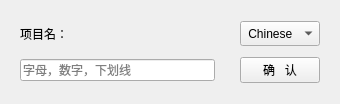
<?xml version="1.0" encoding="UTF-8"?>
<ui version="4.0">
 <class>project_name_widget</class>
 <widget class="QWidget" name="project_name_widget">
  <property name="geometry">
   <rect>
    <x>0</x>
    <y>0</y>
    <width>340</width>
    <height>104</height>
   </rect>
  </property>
  <property name="windowTitle">
   <string>请输入项目名称</string>
  </property>
  <layout class="QGridLayout" name="gridLayout">
   <property name="leftMargin">
    <number>20</number>
   </property>
   <property name="topMargin">
    <number>20</number>
   </property>
   <property name="rightMargin">
    <number>20</number>
   </property>
   <property name="bottomMargin">
    <number>20</number>
   </property>
   <property name="horizontalSpacing">
    <number>25</number>
   </property>
   <property name="verticalSpacing">
    <number>10</number>
   </property>
   <item row="0" column="0">
    <widget class="QLabel" name="label">
     <property name="text">
      <string>项目名：</string>
     </property>
    </widget>
   </item>
   <item row="1" column="0">
    <widget class="QLineEdit" name="project_name_edit">
     <property name="minimumSize">
      <size>
       <width>100</width>
       <height>0</height>
      </size>
     </property>
     <property name="maximumSize">
      <size>
       <width>16777215</width>
       <height>16777215</height>
      </size>
     </property>
     <property name="placeholderText">
      <string>字母，数字，下划线</string>
     </property>
    </widget>
   </item>
   <item row="1" column="1">
    <widget class="QPushButton" name="confirm_btn">
     <property name="maximumSize">
      <size>
       <width>80</width>
       <height>16777215</height>
      </size>
     </property>
     <property name="text">
      <string>确   认</string>
     </property>
    </widget>
   </item>
   <item row="0" column="1">
    <widget class="QComboBox" name="language_combox">
     <property name="minimumSize">
      <size>
       <width>70</width>
       <height>25</height>
      </size>
     </property>
     <property name="maximumSize">
      <size>
       <width>80</width>
       <height>16777215</height>
      </size>
     </property>
     <item>
      <property name="text">
       <string> Chinese</string>
      </property>
     </item>
     <item>
      <property name="text">
       <string> English</string>
      </property>
     </item>
    </widget>
   </item>
  </layout>
 </widget>
 <resources/>
 <connections/>
</ui>
